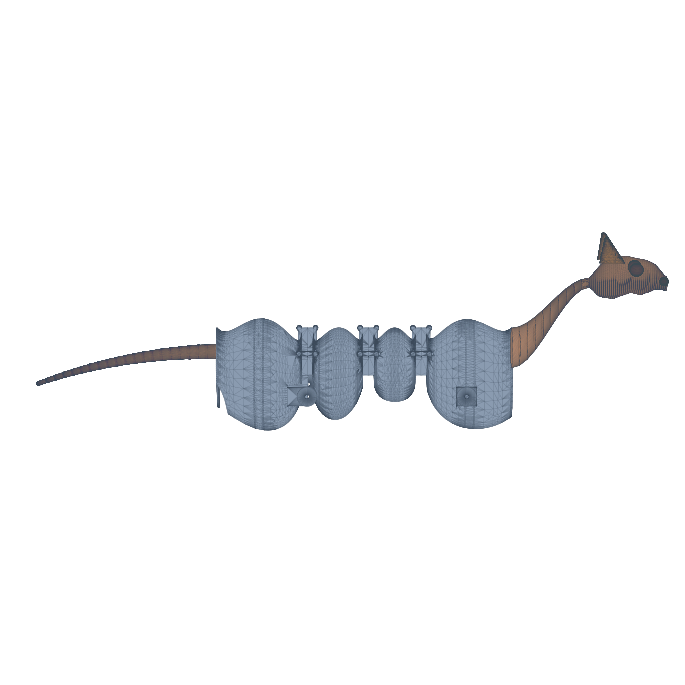

Reproduce this figure in Python.
# SPDX-License-Identifier: Apache-2.0
# Copyright 2026 Younghyeon Park
"""The head and neck: 240 g that has never had a place (build123d).

⚠️ `SpineParams.front_girdle_mass` absorbs **240 g of head and neck** and
lumps it at the girdle mount, and `params.py` says so in its own warning --
*"the head is the weak point and it is not in the box... putting it forward\nwould raise the pitch inertia"*. Nobody had measured by how much.

⚠️ **By 40 %.** Moving that lump from the shoulder to where a cat's head sits
adds **+1.70e-2 kg m2** to a body that has 4.20e-2, and carries the CoM
**10.8 mm forward**. The righting reflex is already a factor of nine short
([ADR-0093](../../docs/DESIGN_DECISIONS.md)), so this is not a finish detail.

ANATOMY.md puts the 7 cervical vertebrae explicitly out of scope, so the neck is
**not articulated**: head and neck are one rigid lump on the front girdle, which
is what the mass model has always assumed. What changes here is that the lump
acquires a position, a shape, and a bill.
"""

from __future__ import annotations

import math
import os
import sys

import numpy as np
from build123d import Compound, Cylinder, Ellipse, Plane, Pos, Sphere

HERE = os.path.dirname(os.path.abspath(__file__))
if HERE not in sys.path:
    sys.path.insert(0, HERE)
sys.path.insert(0, os.path.join(os.path.dirname(HERE), "..", "kinematics", "src"))

import tomcat_trunk as TT                                        # noqa: E402
from tomcat_kin.params import DEFAULT_SPINE as SP                # noqa: E402

MM = 1000.0

#: The lump the mass model already carries, and its only real constraint.
HEAD_NECK_G = 240.0

#: ⚠️ **The head is sized by the body's MASS, not by the trunk's length.**
#: Scaling it off the trunk was the first attempt -- 363 mm against a cat's
#: ~250 gives 1.45x -- and it is the wrong ruler twice over. This robot is
#: **4.38 kg**, which is a cat, so a cat's head is the right head; and the trunk
#: is long FOR that mass because the rear girdle reaches 112 mm behind the hip,
#: which is a standing `[owed]`. Scaling by it copies that defect into the head.
#:
#: Priced rather than argued:
#:
#:     sizing              head mm   nose x   adds Iyy   % of body
#:     by mass (a cat)          95      407   1.02e-02      24 %
#:     by trunk length         138      470   1.39e-02      33 %
#:
#: Nine points of pitch inertia on a righting reflex already a factor of nine
#: short.  `[derived: mechanical/reference/ANATOMY.md]`
SCALE = 1.0

#: ✅ **Measured off a side-view cat, not assumed.** The silhouette of a
#: standing *Felis silvestris* restoration was traced and its landmarks read:
#: the back runs 455 px from withers to tail base, which is this trunk's 364 mm,
#: so 1 px = 0.80 mm. From that:
#:
#:     landmark                      photo      this model was
#:     head top above the back line   90 mm      35 mm
#:     neck length                    68         50
#:     neck rise from the withers     41 deg     22
#:     head length                   110         95
#:
#: ⚠️ **The head was carried far too low** -- a third of the height a cat
#: carries it. It is not a cosmetic difference: the head is 240 g and raising it
#: lengthens its lever about the body CoM.
#:
#: ⚠️ The image it came from is `.gitignore`d and its licence was never
#: established, so **this measurement cannot be re-run from the repo**. The same
#: landmarks want re-taking from the public-domain Reighard & Jennings plates
#: that `ANATOMY.md` names as authoritative.  `[owed]`
NECK_L = 68.0 * SCALE
HEAD_L = 95.0 * SCALE

#: Where the neck leaves the body, and at what angle. A cat carries its head
#: ABOVE the dorsal line, not on the axis -- the cervical chain rises out of the
#: thorax. ⚠️ Raising it costs nothing in pitch inertia (the lever is x) and
#: everything in how the animal reads.
BASE_X = TT.BODIES[3][1]
BASE_Z = TT.SPINE_Z
RISE_DEG = 41.0


#: ✅ **The outline is TRACED, not invented.** The head and neck were built
#: from spheres on a rising axis, and a side-view cat says that is not the shape:
#:
#:     station                photo, in head-lengths   the sphere model
#:     nose, above the back        -0.11                rising 41 deg
#:     ear tip                     +1.14                +0.37 at the top
#:     occiput                     +0.96
#:     head depth / length          1.6                  0.6  -- far too flat
#:
#: ⚠️ A cat's nose sits slightly BELOW its back line and its skull top a full
#: head-length above it; the muzzle points forward, not up. Read in head-lengths
#: the profile is scale-free, which matters because the ruler has been wrong
#: twice in this file already.
#:
#: `reference/head_profile.json` holds `(u, top, bottom)` per station, u measured
#: in head-lengths back from the nose and heights above the trunk's dorsal line.
#: ⚠️ It was traced from an image that is `.gitignore`d, whose licence was never
#: established, and which is a **European wildcat** rather than a domestic one.
#: The same trace wants re-taking from the public-domain Reighard & Jennings
#: plates `ANATOMY.md` names as authoritative.  `[owed]`
def _profile():
    """Legacy: the wildcat topline, kept for the posture it still supplies."""
    import json
    with open(os.path.join(os.path.dirname(HERE), "reference",
                           "head_profile.json")) as fh:
        return [(u, t, b) for u, t, b in json.load(fh)]


def _skull():
    """`(lateral, dorsal)` traced from Reighard & Jennings, in SKULL-LENGTHS.

    ✅ **Two orthogonal views, which is what a face needs.** A side silhouette
    alone cannot determine a 3-D surface -- the previous version of this file
    proved it twice, once by reading the neck as the head's underside and once
    by shipping the scan's crop line as a throat. Figs. 39 (dorsal) and 40
    (lateral) of *Anatomy of the Cat* (1901) are the same skull from two
    directions, so a section at each station takes its HEIGHT from one and its
    WIDTH from the other.

    The plates are **public domain** and are in `reference/plates/`, so unlike
    the wildcat photograph this measurement can be re-run from the repo.

    Traced, the skull is **0.71 as wide as it is long and 0.44 as tall** -- a
    cat, and a check on the 0.72 that was previously assumed.
    """
    import json
    with open(os.path.join(os.path.dirname(HERE), "reference",
                           "skull_profile.json")) as fh:
        d = json.load(fh)
    return [(u, t, b) for u, t, b in d["lateral"]],            [(u, w) for u, w in d["dorsal"]]


#: Soft tissue over the bone: skin, muscle and fur. ⚠️ `[assumed]` -- the
#: plates are a dry skull and nothing in the sources gives a thickness.
FLESH = 0.035            # skull-lengths, all round


def _smooth(vals, k=5):
    """Moving average. ⚠️ The raw trace carries the plate's own detail -- the
    canine tooth, the zygomatic arch springing away from the braincase -- as
    step changes in section, and lofting through them gave the head a lumpy
    surface. What is wanted is the skull's ENVELOPE, so the profile is filtered
    before it becomes geometry."""
    v = np.asarray(vals, float)
    pad = np.r_[np.full(k // 2, v[0]), v, np.full(k // 2, v[-1])]
    return np.convolve(pad, np.ones(k) / k, mode="valid")


def _skull_sections():
    """`(x, z_top, z_bot, half_width)` in mm, nose first, on the head axis."""
    lat, dor = _skull()
    us = [u for u, _t, _b in lat]
    wid = np.interp(us, [u for u, _w in dor], [w for _u, w in dor])
    top = _smooth([t for _u, t, _b in lat])
    bot = _smooth([b for _u, _t, b in lat])
    hw = _smooth(wid)
    L = HEAD_L
    return [(NOSE_X - u * L,
             HEAD_Z + (t + FLESH) * L,
             HEAD_Z + (b - FLESH) * L,
             (w + FLESH) * L)
            for u, t, b, w in zip(us, top, bot, hw)]


#: Where the skull sits. ⚠️ The plates give the skull's SHAPE and cannot give
#: its posture; that still comes from the wildcat topline -- the skull crowning
#: about 0.96 head-lengths above the back line.  `[owed]`
#: Nose-to-withers span in head-lengths, from the wildcat trace.
U_WITHERS = 2.0

NOSE_X = 0.0
HEAD_Z = 0.0


def _place():
    """Set `NOSE_X` and `HEAD_Z` so the traced posture is reproduced."""
    global NOSE_X, HEAD_Z
    NOSE_X = BASE_X + U_WITHERS * HEAD_L
    lat, _d = _skull()
    top = max(t for _u, t, _b in lat) + FLESH
    HEAD_Z = TT.Z_DORSAL + (0.96 - top) * HEAD_L


def _stations():
    """`(x, z_top, z_bot, half_width)` in mm, nose first.

    ✅ The cranium is two traced orthogonal views of a real skull; only the
    NECK is interpolated, from the occiput into the trunk's front section. The
    seam is named rather than blended away.
    """
    _place()
    out = list(_skull_sections())
    # ⚠️ **A neck is a tube, not a plane-to-plane blend.** Interpolating the
    # occiput's section straight into the trunk's front face gave a flat wedge
    # -- a fin, not a neck -- because the trunk's section is a tall ellipse and
    # the skull's is nearly round. The neck follows its own CURVE from the
    # occiput down into the chest, with a round section that grows toward the
    # body, and only the last station matches the trunk.
    ox, ozt, ozb, ohw = out[-1]
    oz = 0.5 * (ozt + ozb)
    orr = 0.5 * min(ozt - ozb, 2 * ohw)
    tz = TT.Z_DORSAL - 0.45 * TT._row_hw_at(BASE_X) * TT.ASPECT
    trr = 0.62 * TT._row_hw_at(BASE_X)
    n = 10
    for k in range(1, n + 1):
        f = k / n
        # ease the centreline so the neck leaves the skull along its own axis
        e = f * f * (3.0 - 2.0 * f)
        x = ox + (BASE_X - ox) * f
        z = oz + (tz - oz) * e
        r = orr + (trr - orr) * e
        out.append((x, z + r, z - r, r))
    return out


#: ⚠️ **The skull has no ears, no eyes and no nose, and a face is those.**
#: The plates give bone; these are the soft features that make a head read as a
#: cat, each a named dimension so it can be argued with. In skull-lengths.
#: `[assumed]` -- no source in this project gives them.
EAR_BASE = 0.30          # fore-aft width of the ear's root
EAR_H = 0.34             # height above the crown
EAR_SPLAY = 0.22         # half-separation of the ear roots
EAR_AT = 0.72            # u of the ear root, nose = 0
EYE_R = 0.085
EYE_AT = (0.40, 0.17)    # (u, half-separation)
NOSE_R = 0.055


def features():
    """Ears, eyes and nose as separate solids on the cranium."""
    L = HEAD_L
    st = _stations()
    def at(u):
        x = NOSE_X - u * L
        best = min(st, key=lambda r: abs(r[0] - x))
        return x, best[1], best[2], best[3]

    parts = []
    # --- ears. ⚠️ A first version drew the three EDGES of a triangle as
    # cylinders, which renders as a pair of antennae rather than a pair of ears.
    # An ear is a filled flap: a tapering stack from a long base on the crown to
    # a point, thin across.
    from build123d import loft
    ex, etop, _eb, _ew = at(EAR_AT)
    for sgn in (-1.0, +1.0):
        y0 = sgn * EAR_SPLAY * L
        secs = []
        n = 6
        for k in range(n + 1):
            f = k / n
            z = etop - 0.03 * L + EAR_H * L * f
            y = y0 + sgn * 0.09 * L * f          # lean outward
            x = ex - 0.08 * L * f                # and a touch back
            hl = 0.5 * EAR_BASE * L * (1.0 - 0.92 * f) + 1.0
            th = 0.045 * L * (1.0 - 0.6 * f) + 0.6
            secs.append(Plane(origin=(x, y, z), z_dir=(0, 0, 1))
                        * Ellipse(hl, th))
        parts.append(loft(secs))
    # --- eyes, set into the side of the cranium
    ux, uy = EYE_AT
    gx, gt, gb, gw = at(ux)
    for sgn in (-1.0, +1.0):
        parts.append(Pos(gx, sgn * uy * L, 0.5 * (gt + gb) + 0.10 * L)
                     * Sphere(EYE_R * L))
    # --- nose
    nx, nt, nb, _nw = at(0.03)
    parts.append(Pos(nx, 0.0, 0.5 * (nt + nb) + 0.02 * L) * Sphere(NOSE_R * L))
    return Compound(parts)


def whole():
    """Head and neck, as a chain of short lofts through the traced sections.

    ⚠️ One loft through all 27 sections went unstable -- the spline overshot to
    a bounding box of z -378..1731 on a shape 220 mm long -- because it starts
    from a near-degenerate nose section and the aspect ratio swings through the
    cranium. Segment by segment each loft spans two sections and cannot ring.
    """
    from build123d import loft
    st = [x for x in _stations() if (x[1] - x[2]) > 6.0]
    parts = []
    for (x0, t0, b0, w0), (x1, t1, b1, w1) in zip(st[:-1], st[1:]):
        if abs(x1 - x0) < 1e-6:
            continue
        a = Plane(origin=(x0, 0, 0.5 * (t0 + b0)), z_dir=(1, 0, 0))             * Ellipse(max(0.5 * (t0 - b0), 1.5), max(w0, 1.5))
        b = Plane(origin=(x1, 0, 0.5 * (t1 + b1)), z_dir=(1, 0, 0))             * Ellipse(max(0.5 * (t1 - b1), 1.5), max(w1, 1.5))
        parts.append(loft([b, a]))
    return Compound(parts)


def cranium_top():
    """Highest point of the head, in mm.

    ⚠️ This was a second loft through the forward stations alone, and it went
    unstable -- 21 sections with a reversal in them gave a bounding box of
    z -929..465 where the whole head spans -34..188. A check must not be built
    on a derived solid that can overshoot; it reads the stations the shape is
    generated FROM.
    """
    st = _stations()
    return max(zt for x, zt, _zb, _hw in st if x >= NOSE_X - HEAD_L)


def mass_props():
    """`(mass_g, com_xz, Iyy_about_its_own_com)` at the budgeted 240 g."""
    sol = whole().solids()
    vol = sum(s.volume for s in sol)
    rho = HEAD_NECK_G / vol                      # calibrated to the budget
    cx = sum(s.volume * s.center().X for s in sol) / vol
    cz = sum(s.volume * s.center().Z for s in sol) / vol
    I = sum(s.volume * rho * 1e-3
            * (((s.center().X - cx) * 1e-3) ** 2 + ((s.center().Z - cz) * 1e-3) ** 2)
            for s in sol)
    return HEAD_NECK_G, (cx, cz), I


#: Whole-body figures without a head in place, from the plant.
#: `[derived: mjcf_tendon.quadruped_rig]`
BODY_M, BODY_IYY, BODY_COM = 4.3833, 4.2023e-02, (109.0, 15.0)

#: Where the lump sits today: the front girdle's own CoM.
LUMPED_AT = (195.0 + SP.front_girdle_com[0] * MM,
             SP.front_girdle_com[1] * MM)


def account():
    """What moving the 240 g from the girdle to the head costs."""
    m, (cx, cz), own = mass_props()
    bx, bz = BODY_COM
    r0 = math.hypot(LUMPED_AT[0] - bx, LUMPED_AT[1] - bz) * 1e-3
    r1 = math.hypot(cx - bx, cz - bz) * 1e-3
    dI = (m * 1e-3) * (r1 ** 2 - r0 ** 2) + own
    dcom = (m * 1e-3) * (cx - LUMPED_AT[0]) / BODY_M
    return dict(com=(cx, cz), lever_before=1e3 * r0, lever_after=1e3 * r1,
                dI=dI, frac=dI / BODY_IYY, dcom=dcom)


def report():
    ok = True
    a = account()
    print("HEAD AND NECK -- 240 g that has never had a place\n")
    print("  scale           %.2f from a 250 mm cat trunk to this %.0f mm one"
          % (SCALE, TT.BODIES[3][1] - TT.BODIES[0][0]))
    print("  neck            %.0f mm, rising %.0f deg out of the thorax"
          % (NECK_L, RISE_DEG))
    print("  head            %.0f mm" % HEAD_L)
    print("  nose reaches    x = %.0f" % max(s.bounding_box().max.X
                                             for s in whole().solids()))
    print()
    print("  lumped at       (%.1f, %.1f)  -- the front girdle's own CoM"
          % LUMPED_AT)
    print("  actually at     (%.1f, %.1f)" % a["com"])
    print("  lever from the body CoM  %.0f -> %.0f mm"
          % (a["lever_before"], a["lever_after"]))
    print("  pitch inertia   +%.3e kg m2 = **%.0f %%** of the body's %.3e"
          % (a["dI"], 100 * a["frac"], BODY_IYY))
    print("  CoM moves       %+.1f mm forward" % a["dcom"])

    # ⚠️ a cat carries its head ABOVE the back
    top = cranium_top()
    print("\n  head top        %.0f mm, %+.0f above the dorsal line %.0f"
          % (top, top - TT.Z_DORSAL, TT.Z_DORSAL))
    if top < TT.Z_DORSAL + 40.0:
        print("      *** the head is carried too low: a cat holds it about one "
              "head-length above the back")
        ok = False

    # ⚠️ and it must not sit on the shoulder
    import tomcat_assembly as TA
    leg = TA.one_leg(True, +1.0)
    inter = Compound(list(whole().solids())).intersect(leg)
    v = 0.0
    if inter is not None:
        try:
            v = sum(x.volume for x in inter.solids())
        except Exception:
            v = 0.0
    print("  into the fore leg %.1f mm3" % v)
    if v > 100.0:
        print("      *** the neck sits on the shoulder")
        ok = False
    print("  %s" % ("head checks pass" if ok else "*** SEE ABOVE ***"))
    return ok


def render_png(path, elev=8, azim=-90):
    """Head, trunk and tail together -- the animal's whole outline."""
    import matplotlib
    matplotlib.use("Agg")
    import matplotlib.pyplot as plt
    from mpl_toolkits.mplot3d.art3d import Poly3DCollection
    import tomcat_tail as TL

    fig = plt.figure(figsize=(13, 5))
    ax = fig.add_subplot(111, projection="3d")
    groups = [("#8a9bb0", 1.0, [TT.rigid_body(b) for b in sorted(TT.BODIES)]),
              ("#c98f6a", 0.95, [whole()]),
              ("#8a6b52", 1.0, [features()]),
              ("#c98f6a", 0.95, [TL.tail(0.0)])]
    for col, alpha, shapes in groups:
        tri = []
        for sh in shapes:
            for f in sh.faces():
                try:
                    verts, tris = f.tessellate(0.6)
                except Exception:
                    continue
                V = np.array([[v.X, v.Y, v.Z] for v in verts])
                tri.append(V[np.array(tris)])
        if not tri:
            continue
        coll = Poly3DCollection(np.concatenate(tri), facecolor=col, alpha=alpha,
                                edgecolor="#3c4a5a", linewidth=0.04)
        coll.set_zsort("average")
        ax.add_collection3d(coll)
    allp = Compound([whole(), features(), TL.tail(0.0)] +
                    [TT.rigid_body(b) for b in sorted(TT.BODIES)])
    bb = allp.bounding_box()
    ax.set_xlim(bb.min.X - 5, bb.max.X + 5)
    ax.set_ylim(bb.min.Y - 5, bb.max.Y + 5)
    ax.set_zlim(bb.min.Z - 5, bb.max.Z + 5)
    ax.set_box_aspect((bb.size.X, max(bb.size.Y, 60), bb.size.Z))
    ax.view_init(elev=elev, azim=azim)
    ax.set_axis_off()
    fig.tight_layout()
    fig.savefig(path, dpi=140, bbox_inches="tight", facecolor="white")
    plt.close(fig)
    print("wrote", path)


if __name__ == "__main__":
    report()
    render_png(os.path.join(HERE, "tomcat_head.png"))
